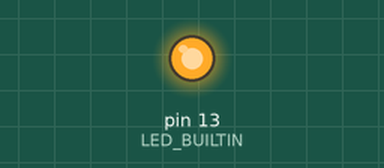
Bench run of a sketch on a simulated Arduino Uno, built with avr-gcc and run on an emulated ATmega328P. On the bench: output pins drawn as LEDs (lit = HIGH).

Above: at 1.0 s.
At 4.0 s:
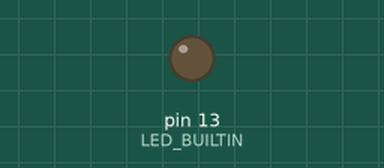
Timing chart, 0 to 5.9 s (numbered marks = the images above):
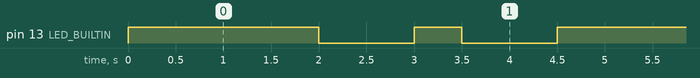

The sketch:

jthoma74_FlagTest.ino
```cpp
/*
 * Blink Loop
 *
 * Turns LED on for 2 seconds, off for 1
 * Turn LED on for 1/2 second, off for 1
 */

void setup() {
  // put your setup code here, to run once:
  pinMode(LED_BUILTIN, OUTPUT);

}

void loop() {
  // put your main code here, to run repeatedly:
  digitalWrite(LED_BUILTIN,HIGH);
  delay(2000);
  digitalWrite(LED_BUILTIN,LOW);
  delay(1000);
  digitalWrite(LED_BUILTIN,HIGH);
  delay(500);
  digitalWrite(LED_BUILTIN,LOW);
  delay(1000);
}
```

Measured:
- by itself, pin 13 (LED_BUILTIN): repeats every 4.5 s: LOW 1.0 s, HIGH 0.50 s, LOW 1.0 s, HIGH 2.0 s
- by itself, everything shown: repeats every 4.5 s, in 4 steps
